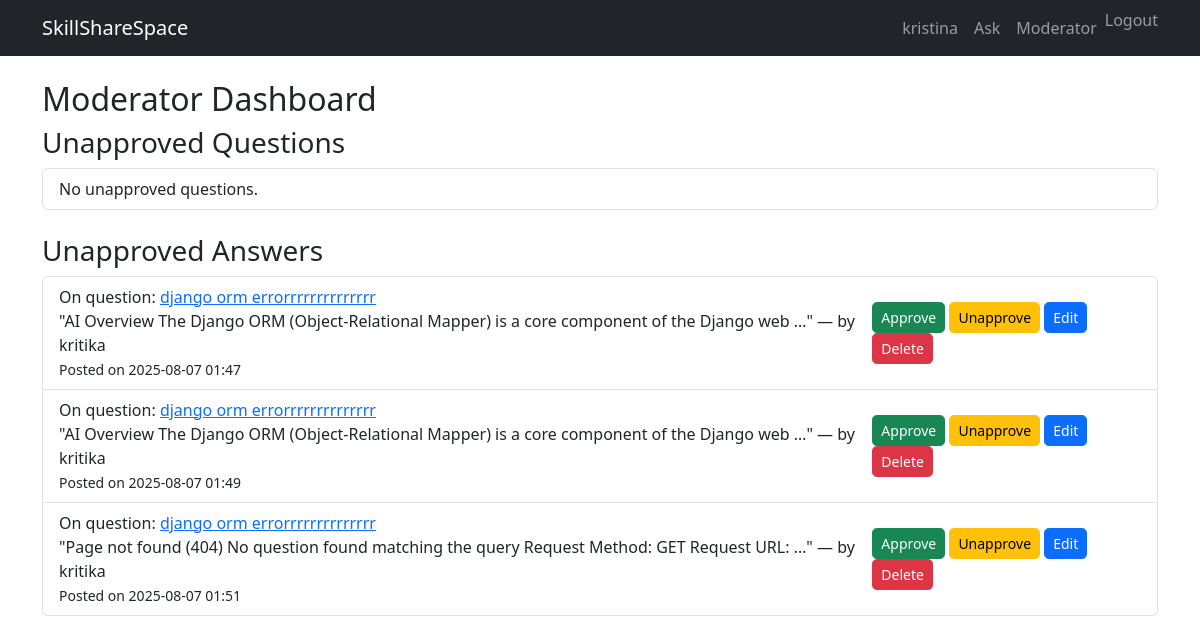
Screenshot of /moderator/ (signed in) with the database file from the repository.
### skillsharespace_app/models.py (models this page shows, shortened)
class Answer(models.Model):
    question = models.ForeignKey(Question, related_name='answers', on_delete=models.CASCADE)
    body = models.TextField()
    author = models.ForeignKey(User, on_delete=models.CASCADE)
    created_at = models.DateTimeField(default=timezone.now)
    approved = models.BooleanField(default=False)

class Question(models.Model):
    title = models.CharField(max_length=255)
    body = models.TextField()
    created_at = models.DateTimeField(default=timezone.now)
    updated_at = models.DateTimeField(auto_now=True)
    author = models.ForeignKey(User, on_delete=models.CASCADE)
    approved = models.BooleanField(default=False)
    views = models.PositiveIntegerField(default=0)

### skillsharespace_app/views.py (the view)
# urls.py: path('moderator/', views.ModeratorDashboardView.as_view(), name='mod-dashboard'),
class ModeratorDashboardView(LoginRequiredMixin, UserPassesTestMixin, TemplateView):
    template_name = 'moderator/dashboard.html'
    def test_func(self):
        return self.request.user.is_staff
    def get_context_data(self, **kwargs):
        context = super().get_context_data(**kwargs)
        context['unapproved_questions'] = Question.objects.filter(approved=False)
        context['unapproved_answers'] = Answer.objects.filter(approved=False)
        context['unresolved_flags'] = Flag.objects.filter(resolved=False)
        return context

### templates/moderator/dashboard.html (shortened to what this page needs)
{% extends "qa/base.html" %}
{% block content %}
<h2>Moderator Dashboard</h2>
<h3>Unapproved Questions</h3>
<ul class="list-group mb-4">
    {% for question in unapproved_questions %}
    <li class="list-group-item d-flex justify-content-between align-items-center">
        <div>
            <strong>{{ question.title }}</strong> by {{ question.author.username }}
            <br>
            <small>Posted on {{ question.created_at|date:"Y-m-d H:i" }}</small>
        </div>
        <div>
            <a href="{% url 'question-detail' question.pk %}" class="btn btn-sm btn-info">View</a>
            <a href="{% url 'approve-question' question.pk %}" class="btn btn-sm btn-success">Approve</a>
            <a href="{% url 'unapprove-question' question.pk %}" class="btn btn-sm btn-warning">Unapprove</a>
            <a href="{% url 'moderator-question-edit' question.pk %}" class="btn btn-sm btn-primary">Edit</a>
            <a href="{% url 'question-delete' question.pk %}" class="btn btn-sm btn-danger">Delete</a>
        </div>
    </li>
    {% empty %}
    <li class="list-group-item">No unapproved questions.</li>
    {% endfor %}
</ul>
<h3>Unapproved Answers</h3>
<ul class="list-group">
    {% for answer in unapproved_answers %}
    <li class="list-group-item d-flex justify-content-between align-items-center">
        <div>
            On question: <a href="{% url 'question-detail' answer.question.pk %}">{{ answer.question.title }}</a><br>
            "{{ answer.body|truncatewords:15 }}" — by {{ answer.author.username }}<br>
            <small>Posted on {{ answer.created_at|date:"Y-m-d H:i" }}</small>
        </div>
        <div>
            <a href="{% url 'approve-answer' answer.pk %}" class="btn btn-sm btn-success">Approve</a>
            <a href="{% url 'unapprove-answer' answer.pk %}" class="btn btn-sm btn-warning">Unapprove</a>
            <a href="{% url 'moderator-answer-edit' answer.pk %}" class="btn btn-sm btn-primary">Edit</a>
            <a href="{% url 'moderator-answer-delete' answer.pk %}" class="btn btn-sm btn-danger">Delete</a>
        </div>
    </li>
    {% empty %}
    <li class="list-group-item">No unapproved answers.</li>
    {% endfor %}
</ul>
{% endblock %}

### templates/qa/base.html (shortened to what this page needs)
{% load static %}
<!DOCTYPE html>
<html lang="en">
<head>
    <link href="https://cdn.jsdelivr.net/npm/bootstrap@5.3.2/dist/css/bootstrap.min.css" rel="stylesheet">
    <link rel="stylesheet" href="{% static 'css/style.css' %}">
</head>
<body>
<nav class="navbar navbar-expand-lg navbar-dark bg-dark mb-4">
    <div class="container">
        <a class="navbar-brand" href="{% url 'question-list' %}">SkillShareSpace</a>
        <div class="collapse navbar-collapse">
            <ul class="navbar-nav ms-auto">
                {% if user.is_authenticated %}
                    <li class="nav-item"><a class="nav-link" href="#">{{ user.username }}</a></li>
                    <li class="nav-item"><a class="nav-link" href="{% url 'question-create' %}">Ask</a></li>
                    {% if user.is_staff %}
                        <li class="nav-item"><a class="nav-link" href="{% url 'mod-dashboard' %}">Moderator </a></li>
                    {% endif %}
                    <li class="nav-item">
                    <form method="post" action="{% url 'logout' %}">
                        <button type="submit" class="nav-link btn btn-link" style="padding: 0; border: none; background: none;">Logout</button>
                    </form>
                    </li>
                {% else %}
                    <li class="nav-item"><a class="nav-link" href="{% url 'login' %}">Login</a></li>
                    <li class="nav-item"><a class="nav-link" href="{% url 'signup' %}">Sign Up</a></li>
                {% endif %}
            </ul>
        </div>
    </div>
</nav>
<div class="container">
    {% block content %}
    {% endblock %}
</div>
</body>
</html>

### static/css/style.css (style rules this page uses)
body { font-family: 'Segoe UI', sans-serif; font-size: 16px; }
.btn { border-radius: 0.3rem; }

### rows the page displays
Answer: question "django orm errorrrrrrrrrrrrrr", body "AI Overview The Django ORM (Object-Relational Mapper) is a core component of the Django web …", author.username "kritika", created_at "2025-08-07 01:47"
Answer: question "django orm errorrrrrrrrrrrrrr", body "AI Overview The Django ORM (Object-Relational Mapper) is a core component of the Django web …", author.username "kritika", created_at "2025-08-07 01:49"
Answer: question "django orm errorrrrrrrrrrrrrr", body "Page not found (404) No question found matching the query Request Method: GET Request URL: …", author.username "kritika", created_at "2025-08-07 01:51"

### other values shown
{{ user.username }} "kristina"
